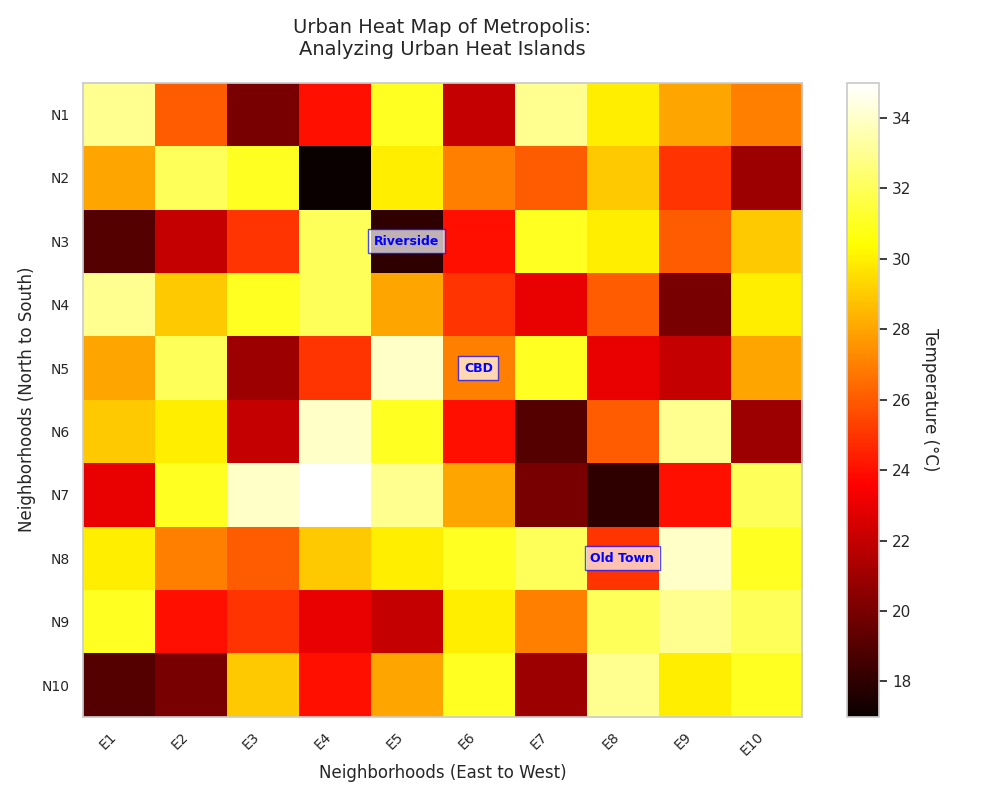

Source code (Python):
import matplotlib.pyplot as plt
import numpy as np

# Altered temperature data for a 10x10 grid representing the city
temperature_data = np.array([
    [33, 26, 20, 24, 31, 22, 33, 30, 28, 27],
    [28, 32, 31, 17, 30, 27, 26, 29, 25, 21],
    [19, 22, 25, 32, 18, 24, 31, 30, 26, 29],
    [33, 29, 31, 32, 28, 25, 23, 26, 20, 30],
    [28, 32, 21, 25, 34, 27, 31, 23, 22, 28],
    [29, 30, 22, 34, 31, 24, 19, 26, 33, 21],
    [23, 31, 34, 35, 33, 28, 20, 18, 24, 32],
    [30, 27, 26, 29, 30, 31, 32, 25, 34, 31],
    [31, 24, 25, 23, 22, 30, 27, 32, 33, 32],
    [19, 20, 29, 24, 28, 31, 21, 33, 30, 31],
])

fig, ax = plt.subplots(figsize=(10, 8))
cax = ax.imshow(temperature_data, cmap='hot', interpolation='nearest', aspect='auto')
cbar = fig.colorbar(cax, ax=ax, orientation='vertical')
cbar.set_label('Temperature (°C)', rotation=270, labelpad=20)

ax.set_xlabel('Neighborhoods (East to West)', fontsize=12)
ax.set_ylabel('Neighborhoods (North to South)', fontsize=12)
ax.set_xticks(range(10))
ax.set_yticks(range(10))
ax.set_xticklabels([f'E{i+1}' for i in range(10)], rotation=45, ha='right', fontsize=10)
ax.set_yticklabels([f'N{i+1}' for i in range(10)], fontsize=10)
ax.set_title('Urban Heat Map of Metropolis:\nAnalyzing Urban Heat Islands', fontsize=14, pad=20)

annotations = {
    (4, 5): 'CBD',
    (7, 7): 'Old Town',
    (2, 4): 'Riverside'
}

for (i, j), text in annotations.items():
    ax.text(j, i, text, ha='center', va='center', color='blue', fontsize=9, fontweight='bold',
            bbox=dict(facecolor='white', alpha=0.7, edgecolor='blue'))

ax.grid(False)
plt.tight_layout()
plt.show()
